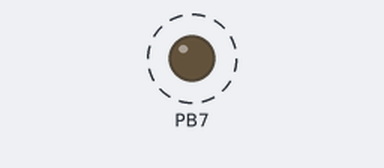
A program run on a simulated ATmega2560, built with avr-gcc and emulated at 16 MHz. Parts: output pins drawn as LEDs (lit = HIGH). Dashed ring = blinking.

Above: at 0.12 s.
Timing chart, 0 to 3.0 s (numbered marks = the images above):
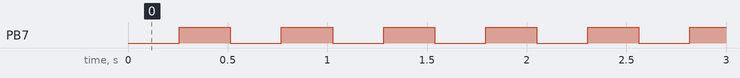

The program:

main.c
```c
#include "main.h"

#include <avr/interrupt.h>
#include <avr/io.h>

// Instantiate Arduino constants
#define ARDUINO_MAIN
#include "arduino.h"
#include "timer0.h"


int16_t main(void)
{
  ARDUINO_LED_ENABLE;
  Timer0Init();

  sei();  // Enable interrupts

  // Main loop
  uint16_t timer = GetTimestampMillisFromNow(250);
  for (;;)  // Preferred over while(1)
  {
    while(!TimestampInPast(timer)) continue;
    timer += 250;
    ARDUINO_LED_TOGGLE;
  }
}
```

arduino.h
```c
#ifndef ARDUINO_H_
#define ARDUINO_H_

#include <avr/pgmspace.h>

#define HIGH 0x1
#define LOW  0x0

#define INPUT 0x0
#define OUTPUT 0x1
#define INPUT_PULLUP 0x2

void PinMode(uint8_t, uint8_t);
void DigitalWrite(uint8_t, uint8_t);
int DigitalRead(uint8_t);

extern const uint16_t PROGMEM port_to_mode_PGM[];
extern const uint16_t PROGMEM port_to_input_PGM[];
extern const uint16_t PROGMEM port_to_output_PGM[];

extern const uint8_t PROGMEM digital_pin_to_port_PGM[];
extern const uint8_t PROGMEM digital_pin_to_bit_mask_PGM[];
extern const uint8_t PROGMEM digital_pin_to_timer_PGM[];

#define digitalPinToPort(P) ( pgm_read_byte( digital_pin_to_port_PGM + (P) ) )
#define digitalPinToBitMask(P) ( pgm_read_byte( digital_pin_to_bit_mask_PGM + (P) ) )
#define digitalPinToTimer(P) ( pgm_read_byte( digital_pin_to_timer_PGM + (P) ) )
#define analogInPinToBit(P) (P)
#define portOutputRegister(P) ( (volatile uint8_t *)( pgm_read_word( port_to_output_PGM + (P))) )
#define portInputRegister(P) ( (volatile uint8_t *)( pgm_read_word( port_to_input_PGM + (P))) )
#define portModeRegister(P) ( (volatile uint8_t *)( pgm_read_word( port_to_mode_PGM + (P))) )

#define NOT_A_PIN 0
#define NOT_A_PORT 0

#define PA 1
#define PB 2
#define PC 3
#define PD 4
#define PE 5
#define PF 6
#define PG 7
#define PH 8
#define PJ 10
#define PK 11
#define PL 12

#define NOT_ON_TIMER 0
#define TIMER0A 1
#define TIMER0B 2
#define TIMER1A 3
#define TIMER1B 4
#define TIMER2  5
#define TIMER2A 6
#define TIMER2B 7

#define TIMER3A 8
#define TIMER3B 9
#define TIMER3C 10
#define TIMER4A 11
#define TIMER4B 12
#define TIMER4C 13
#define TIMER4D 14
#define TIMER5A 15
#define TIMER5B 16
#define TIMER5C 17

#define ARDUINO_LED_PIN LED_BUILTIN
#define ADRUINO_LED_PORT digitalPinToPort(ARDUINO_LED_PIN)
#define ADRUINO_LED_BIT_MASK digitalPinToBitMask(ARDUINO_LED_PIN)
#define ARDUINO_LED_ENABLE *portModeRegister(ADRUINO_LED_PORT) |= ADRUINO_LED_BIT_MASK
#define ARDUINO_LED_ON *portOutputRegister(ADRUINO_LED_PORT) |= ADRUINO_LED_BIT_MASK
#define ARDUINO_LED_OFF *portOutputRegister(ADRUINO_LED_PORT) &= ~ADRUINO_LED_BIT_MASK
#define ARDUINO_LED_TOGGLE *portOutputRegister(ADRUINO_LED_PORT) ^= ADRUINO_LED_BIT_MASK

#include "pins_arduino.h"


// =============================================================================
// From wiring_digital.c:

#ifdef ARDUINO_MAIN

void PinMode(uint8_t pin, uint8_t mode)
{
  uint8_t bit = digitalPinToBitMask(pin);
  uint8_t port = digitalPinToPort(pin);
  volatile uint8_t *reg, *out;

  if (port == NOT_A_PIN) return;

  // JWS: can I let the optimizer do this?
  reg = portModeRegister(port);
  out = portOutputRegister(port);

  if (mode == INPUT) {
    uint8_t oldSREG = SREG;
                cli();
    *reg &= ~bit;
    *out &= ~bit;
    SREG = oldSREG;
  } else if (mode == INPUT_PULLUP) {
    uint8_t oldSREG = SREG;
                cli();
    *reg &= ~bit;
    *out |= bit;
    SREG = oldSREG;
  } else {
    uint8_t oldSREG = SREG;
                cli();
    *reg |= bit;
    SREG = oldSREG;
  }
}

void DigitalWrite(uint8_t pin, uint8_t val)
{
  // uint8_t timer = digitalPinToTimer(pin);
  uint8_t bit = digitalPinToBitMask(pin);
  uint8_t port = digitalPinToPort(pin);
  volatile uint8_t *out;

  if (port == NOT_A_PIN) return;

  // If the pin that support PWM output, we need to turn it off
  // before doing a digital write.
  // if (timer != NOT_ON_TIMER) turnOffPWM(timer);

  out = portOutputRegister(port);

  uint8_t oldSREG = SREG;
  cli();

  if (val == LOW) {
    *out &= ~bit;
  } else {
    *out |= bit;
  }

  SREG = oldSREG;
}

int DigitalRead(uint8_t pin)
{
  // uint8_t timer = digitalPinToTimer(pin);
  uint8_t bit = digitalPinToBitMask(pin);
  uint8_t port = digitalPinToPort(pin);

  if (port == NOT_A_PIN) return LOW;

  // If the pin that support PWM output, we need to turn it off
  // before getting a digital reading.
  // if (timer != NOT_ON_TIMER) turnOffPWM(timer);

  if (*portInputRegister(port) & bit) return HIGH;
  return LOW;
}

#endif  // ARDUINO_MAIN
// =============================================================================


#endif  // ARDUINO_H_
```

main.h
```c
#ifndef MAIN_H_
#define MAIN_H_

#include <inttypes.h>

int16_t main(void) __attribute__ ((noreturn));

#endif //MAIN_H_
```

timer0.c
```c
#include "timer0.h"

#include <avr/io.h>
#include <util/atomic.h>


// =============================================================================
// Private data:

#define TIMER0_DIVIDER (64)
#define F_OCR0A (1000)

// The following is not declared static so that it will be visible to timer0.S.
volatile uint16_t ms_timestamp_ = 0;


// =============================================================================
// Public functions:

// This function initializes TIMER0. This timer triggers the interrupt "TIMER0
// COMPA" at 1kHz.
void Timer0Init(void)
{
  // Waveform generation mode bits:
  TCCR0B = (0 << WGM02) | (1 << WGM01);
  TCCR0A = (0 << WGM00);
  // Compare match output A mode bits:
  TCCR0A |= (0 << COM0A1) | (0 << COM0A0);
  // Compare match output B mode bits:
  TCCR0A |= (0 << COM0B1) | (0 << COM0B0);
  // Force output compare A bit:
  TCCR0B |= (0 << FOC0A);
  // Force output compare B bit:
  TCCR0B |= (0 << FOC0B);
  // Clock select bits:
  switch (TIMER0_DIVIDER)
  {
    case 1:
      TCCR0B |= 0<<CS02 | 0<<CS01 | 1<<CS00;
      break;
    case 8:
      TCCR0B |= 0<<CS02 | 1<<CS01 | 0<<CS00;
      break;
    case 64:
      TCCR0B |= 0<<CS02 | 1<<CS01 | 1<<CS00;
      break;
    case 256:
      TCCR0B |= 1<<CS02 | 0<<CS01 | 0<<CS00;
      break;
    case 1024:
      TCCR0B |= 1<<CS02 | 0<<CS01 | 1<<CS00;
      break;
    case 0:
    default:
      TCCR0B |= 0<<CS02 | 0<<CS01 | 0<<CS00;
      break;
  }
  // Overflow interrupt enable bit:
  TIMSK0 |= (0 << TOIE0);
  // Output compare match A
  TIMSK0 |= (1 << OCIE0A);  // Output compare match interrupt enable.
  OCR0A = F_CPU / TIMER0_DIVIDER / F_OCR0A;  // Output compare register.
  // Output compare match B
  TIMSK0 |= (0 << OCIE0B);  // Output compare match interrupt enable.
  OCR0B = 0;  // Output compare register.
}

// -----------------------------------------------------------------------------
// This function returns the current timestamp.
uint16_t GetTimestamp(void)
{
  uint16_t ms_timestamp;
  ATOMIC_BLOCK(ATOMIC_FORCEON) { ms_timestamp = ms_timestamp_; }
  return ms_timestamp;
}

// -----------------------------------------------------------------------------
// This function returns a timestamp corresponding to "t" ms in the future. This
// timestamp can be checked against the current timestamp to see if a certain
// amount of time has passed. This function works for durations up to 65535 ms.
uint16_t GetTimestampMillisFromNow(uint16_t t)
{
  uint16_t ms_timestamp;
  ATOMIC_BLOCK(ATOMIC_FORCEON) { ms_timestamp = ms_timestamp_; }
  return ms_timestamp + t + 1;
}

// -----------------------------------------------------------------------------
// This function compares a timestamp to the current timestamp and returns TRUE
// if the timestamp is in the past. This function works for durations up to
// 32767 ms.
uint8_t TimestampInPast(uint16_t t)
{
  int16_t ms_timestamp;
  ATOMIC_BLOCK(ATOMIC_FORCEON) { ms_timestamp = (int16_t)ms_timestamp_; }
  return ((int16_t)t - ms_timestamp) < 0;
}

// -----------------------------------------------------------------------------
// This function returns the amount of time that has elapsed since the timestamp
// "last_time" has occurred. This function works for time periods up to 65535
// ms.
uint16_t MillisSinceTimestamp(uint16_t t)
{
  uint16_t ms_timestamp;
  ATOMIC_BLOCK(ATOMIC_FORCEON) { ms_timestamp = ms_timestamp_; }
  return ms_timestamp - t;
}

// -----------------------------------------------------------------------------
// This function delays execution of the program for "t" ms. Functions triggered
// by interrupts will still execute during this period. This function works for
// time periods up to 32767 ms.
void Wait(uint16_t w)
{
  uint16_t timestamp = GetTimestampMillisFromNow(w);
  while (!TimestampInPast(timestamp));
}
```

timer0.h
```c
#ifndef _TIMER0_H
#define _TIMER0_H

#include <inttypes.h>


// =============================================================================
// Public functions:

// This function initializes TIMER1 and TIMER3. This timer trigger interrupts
// at 1 kHz and 128 Hz respectively.
void Timer0Init(void);

// -----------------------------------------------------------------------------
// This function returns the current timestamp.
uint16_t GetTimestamp(void);

// -----------------------------------------------------------------------------
// This function returns a timestamp corresponding to "t" ms in the future. This
// timestamp can be checked against the current timestamp to see if a certain
// amount of time has passed. This function works for durations up to 32767 ms.
uint16_t GetTimestampMillisFromNow(uint16_t t);

// -----------------------------------------------------------------------------
// This function compares a timestamp to the current timestamp and returns TRUE
// if the timestamp is in the past. This function works for durations up to
// 32767 ms.
uint8_t TimestampInPast(uint16_t t);

// -----------------------------------------------------------------------------
// This function returns the amount of time that has elapsed since the timestamp
// "t" has occurred. This function works for time periods up to 65535 ms.
uint16_t MillisSinceTimestamp(uint16_t t);

// -----------------------------------------------------------------------------
// This function delays execution of the program for "t" ms. Functions triggered
// by interrupts will still execute during this period. This function works for
// time periods up to 32767 ms.
void Wait(uint16_t w);


#endif  // _TIMER0_H
```

Source omitted: pins_arduino.h (12525 bytes)

Measured:
- by itself, PB7: alternates HIGH for 0.26 s and LOW for 0.26 s
